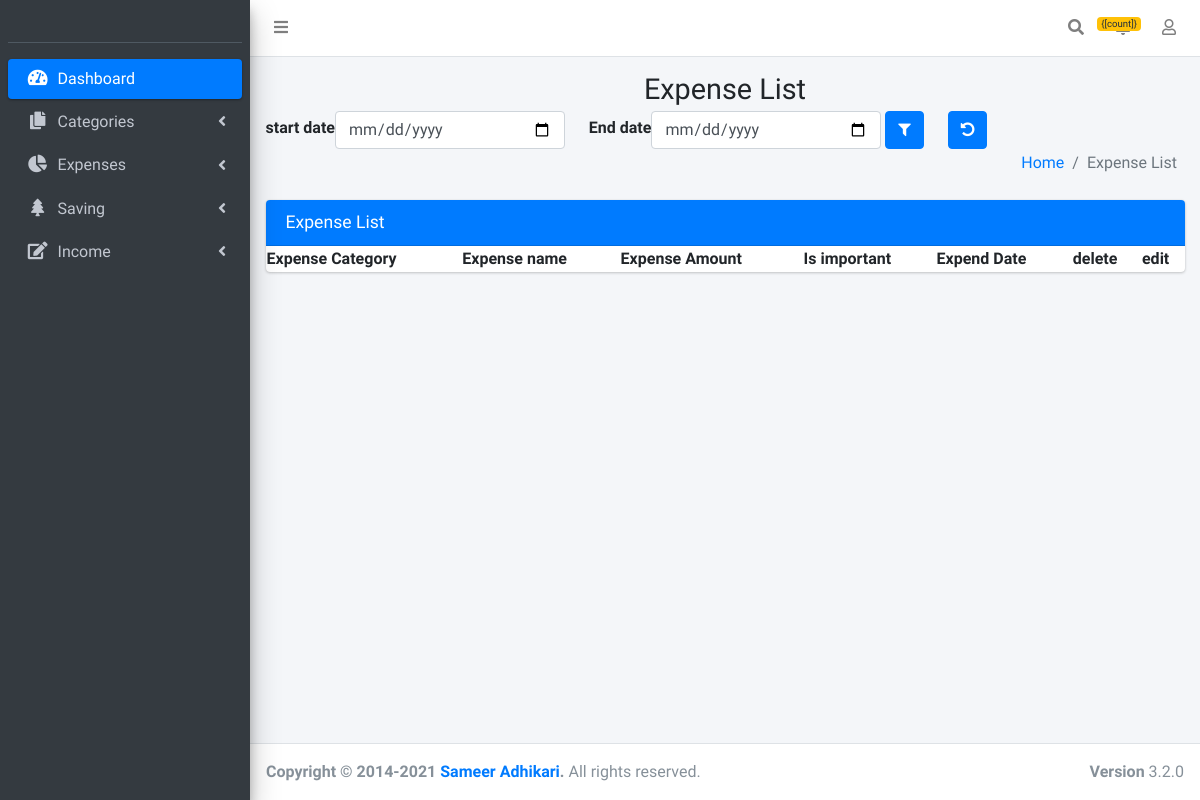
The page /list_expense (signed in) on the database as committed earlier.
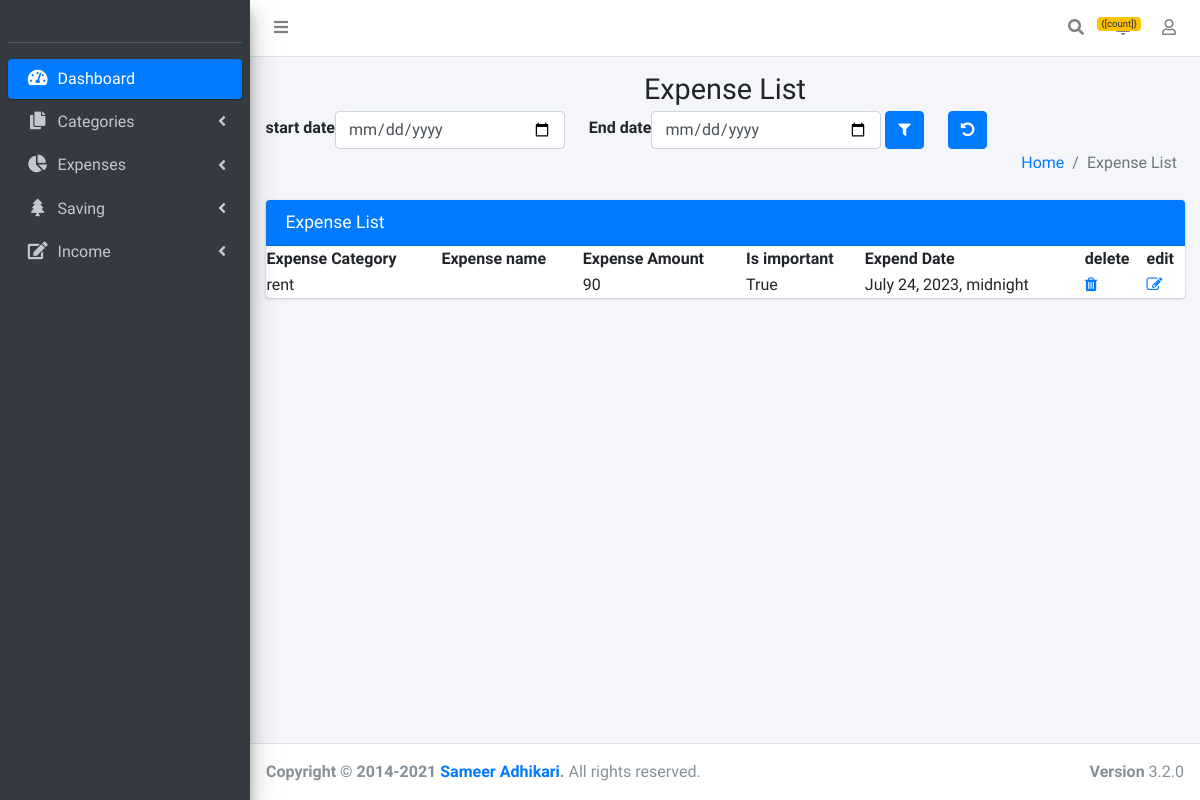
The same page on the database as committed later.
### expenses/models.py (models this page shows, shortened)
class Expenses(models.Model):
    Expenses_category=models.ForeignKey(ExpenseCategory,on_delete=models.SET_NULL,null=True)
    Expnese_amount=models.IntegerField()
    Expenses_important=models.BooleanField(default=True)
    Expend_date=models.DateTimeField()
    created_user=models.ForeignKey(CustomUser,on_delete=models.CASCADE,null=True,blank=True)

class ExpenseCategory(models.Model):
    category_name=models.CharField(max_length=100)
    is_important=models.BooleanField(default=True)
    created_at=models.DateTimeField()
    created_user=models.ForeignKey(CustomUser,on_delete=models.CASCADE,null=True,blank=True)
    def __str__(self):
        return self.category_name

### expenses/views.py (the view, shortened to what this page needs)
# urls.py: path('list_expense',list_expense,name='list_expense'),
def  list_expense(request):
    logged_user=request.user
    data_list=Expenses.objects.all().filter(created_user__username=logged_user)
    return render(request,'expenses/list_expenses.html',{'data':data_list})

### template/expenses/list_expenses.html (shortened to what this page needs)
{% extends 'base.html' %}
{% load crispy_forms_tags %}
{% block content %}
  <div class="content-wrapper">
    <section class="content-header">
      <div class="container-fluid">
        <div class="row mb-2">
          <div class="col-sm-12">
            <h1 class="text-center mb-1">Expense List</h1>
            <form method="POST" action="{% url 'expenses:list_expense' %}" enctype="multipart/form-data">
              <div class="d-flex flex-row ">
              <label style="display: flex;flex-direction: column;margin-top: 5px;">start date</label>
              <input type="date" name="start_date" class="form-control col-3">
              <label style="display: flex;flex-direction: column; margin-top: 5px;" class="ml-4">End date</label>
              <input type="date" name="end_date" class="form-control col-3 ">
              <button type="submit" class="btn btn-primary ml-1"><i class="fa fa-filter"></i></button>
            </form>
             <form method="POST" action="{% url 'expenses:list_expense' %}">
              <button type="submit" class="btn btn-primary ml-4"><i class="fa fa-undo"></i></button>
              </form>
          </div>
          <div class="col-sm-12">
            <ol class="breadcrumb float-sm-right">
              <li class="breadcrumb-item"><a href="#">Home</a></li>
              <li class="breadcrumb-item active">Expense List</li>
            </ol>
          </div>
        </div>
      </div>
    </section>
    <section class="content">
      <div class="container-fluid">
        <div class="row">
          <div class="col-md-12">
            <div class="card card-primary">
              <div class="card-header">
                <h3 class="card-title">Expense List
              </div>
<table id="myTable">
	<tr>
		<th>Expense Category</th>
		<th>Expense name</th>
		<th>Expense Amount</th>
		<th>Is important</th>
		<th>Expend Date</th>
    <th>delete</th>
    <th>edit</th>
	</tr>
	{% for lists in data %}
<tr>
<td>{{lists.Expenses_category}}</td>
<td>{{lists.Expenses_name}}</td>
<td>{{lists.Expnese_amount}}</td>
<td>{{lists.Expenses_important}}</td>
<td>{{lists.Expend_date}}</td>
<td><a href="{% url 'expenses:delete_expense' lists.id %}"><i class="fa fa-trash" aria-hidden="true"></i></a></td>
<td><a href="{% url 'expenses:edit_expense' pk=lists.id %}">
<i class="fa fa-pencil-square-o" aria-hidden="true"></i></a></td>
</tr>
{% endfor %}
</table>
            </div>
          </div>
        </div>
      </div>
    </section>
  </div>
  {% endblock %}

Rows that differ between the two databases and show on the page:
added Expenses: Expenses_category "rent", Expnese_amount "90", Expenses_important "True", Expend_date "July 24, 2023, midnight"
